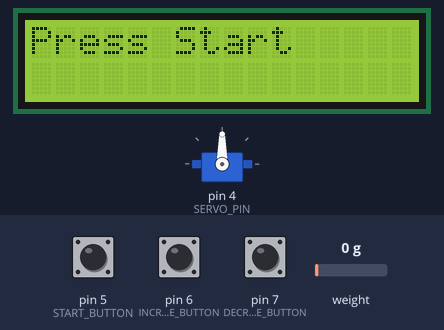
The sketch below on a simulated Arduino Uno, built with avr-gcc and run on an emulated ATmega328P. Parts: servo, 16×2 character LCD. The inputs (shaded band) are chosen by the test bench; at power-on: pin 5 (START_BUTTON) LOW, pin 6 (INCREASE_BUTTON) LOW, pin 7 (DECREASE_BUTTON) LOW, weight on the scale 0 g.

Above: at 2.2 s.
2.3 s: pin 5 (START_BUTTON) pulled HIGH for 0.15 s
At 3.8 s:
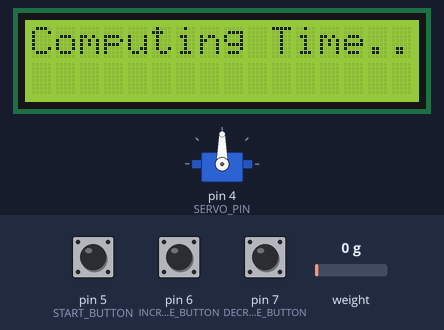
At 4.9 s:
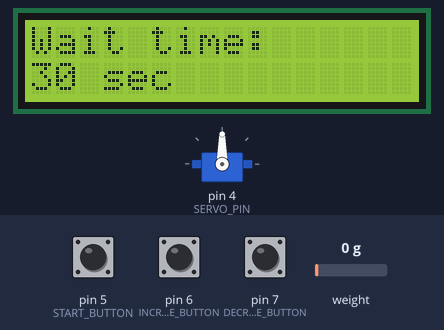
5.4 s: pin 5 (START_BUTTON) pulled HIGH for 1 s
At 6.2 s:
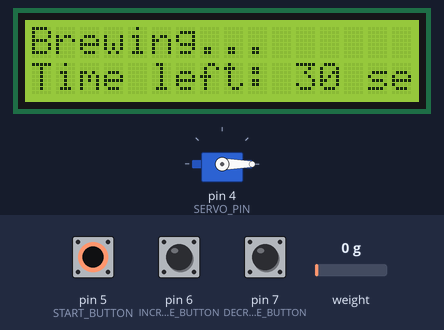
Timing chart, 0 to 8.4 s (numbered marks = the images above; inputs shaded):
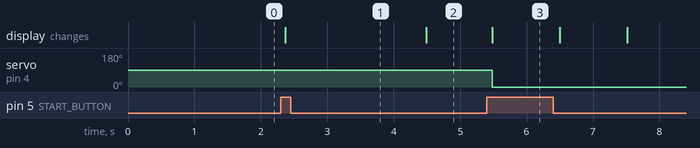

The sketch:

PROIECT.ino
```cpp
#include <Servo.h>
#include <LiquidCrystal_I2C.h>
#include <Wire.h>
#include "HX711.h"

#define SERVO_PIN  4
#define START_BUTTON  5
#define LOADCELL_DOUT_PIN  3
#define LOADCELL_SCK_PIN  2
#define INCREASE_BUTTON 6
#define DECREASE_BUTTON 7

#define STANDARD_TIME_TEA 60
#define EMPTY_CUP 0.643
#define FULL_CUP 1.332

Servo Servo1;
LiquidCrystal_I2C lcd(0x27, 16, 2);
HX711 scale;

const float calibration_factor = 1040300;
int waitTime = STANDARD_TIME_TEA;

int lastStartButtonState = LOW;
int startButtonState = LOW;

int lastIncreaseButtonState = LOW;
int increaseButtonState = LOW;

int lastDecreaseButtonState = LOW;
int decreaseButtonState = LOW;

unsigned long lastDebounceTimeStart = 0;
unsigned long lastDebounceTimeIncrease = 0;
unsigned long lastDebounceTimeDecrease = 0;

const unsigned long debounceDelay = 50;
bool startButtonPressed = false;
bool increaseButtonPressed = false;
bool decreaseButtonPressed = false;

enum State { IDLE, COMPUTE, WAIT_FOR_CONFIRM, BREW, COMPLETE };
State currentState = IDLE;

void setup() {
  Servo1.attach(SERVO_PIN);

  lcd.init();
  lcd.backlight();
  lcd.setCursor(0, 0);
  lcd.print("Press Start");

  pinMode(START_BUTTON, INPUT);
  pinMode(INCREASE_BUTTON, INPUT);
  pinMode(DECREASE_BUTTON, INPUT);

  scale.begin(LOADCELL_DOUT_PIN, LOADCELL_SCK_PIN);
  scale.set_scale(calibration_factor);
  scale.tare();
}

void loop() {
  debounceButtons();

  switch (currentState) {
    case IDLE:
      handleIdleState();
      break;

    case COMPUTE:
      handleComputeState();
      break;

    case WAIT_FOR_CONFIRM:
      handleWaitForConfirmState();
      break;

    case BREW:
      handleBrewState();
      break;

    case COMPLETE:
      handleCompleteState();
      break;
  }
}

void debounceButtons() {
  int readingStart = digitalRead(START_BUTTON);
  if (readingStart != lastStartButtonState) {
    lastDebounceTimeStart = millis();
  }
  if ((millis() - lastDebounceTimeStart) > debounceDelay) {
    if (readingStart != startButtonState) {
      startButtonState = readingStart;
      if (startButtonState == HIGH) {
        startButtonPressed = true;
      }
    }
  }
  lastStartButtonState = readingStart;


  int readingIncrease = digitalRead(INCREASE_BUTTON);
  if (readingIncrease != lastIncreaseButtonState) {
    lastDebounceTimeIncrease = millis();
  }
  if ((millis() - lastDebounceTimeIncrease) > debounceDelay) {
    if (readingIncrease != increaseButtonState) {
      increaseButtonState = readingIncrease;
      if (increaseButtonState == HIGH) {
        increaseButtonPressed = true;
      }
    }
  }
  lastIncreaseButtonState = readingIncrease;


  int readingDecrease = digitalRead(DECREASE_BUTTON);
  if (readingDecrease != lastDecreaseButtonState) {
    lastDebounceTimeDecrease = millis();
  }
  if ((millis() - lastDebounceTimeDecrease) > debounceDelay) {
    if (readingDecrease != decreaseButtonState) {
      decreaseButtonState = readingDecrease;
      if (decreaseButtonState == HIGH) {
        decreaseButtonPressed = true;
      }
    }
  }
  lastDecreaseButtonState = readingDecrease;
}

void handleIdleState() {
  if (startButtonPressed) {
    startButtonPressed = false;
    currentState = COMPUTE;
  }
}

void handleComputeState() {
  lcd.clear();
  lcd.setCursor(0, 0);
  lcd.print("Computing Time...");
  delay(2000);
  float weight = scale.get_units();
  waitTime = computeWaitTime(weight);
  currentState = WAIT_FOR_CONFIRM;
  printWaitTime();
}

void handleWaitForConfirmState() {
  if (startButtonPressed) {
    startButtonPressed = false;
    currentState = BREW;
  }

  if (increaseButtonPressed) {
    increaseButtonPressed = false;
    waitTime = min(waitTime + 10, STANDARD_TIME_TEA * 2);
    printWaitTime();
  }

  if (decreaseButtonPressed) {
    decreaseButtonPressed = false;
    waitTime = max(waitTime - 10, 10);
    printWaitTime();
  }
}

void handleBrewState() {
  lcd.clear();
  lcd.setCursor(0, 0);
  lcd.print("Brewing...");
  Servo1.write(0);

  for (int remainingTime = waitTime; remainingTime > 0; remainingTime--) {
    lcd.setCursor(0, 1);
    lcd.print("Time left: ");
    lcd.print(remainingTime);
    lcd.print(" sec");

    delay(1000);
  }

  Servo1.write(90);

  currentState = COMPLETE;
}


void handleCompleteState() {
  lcd.clear();
  lcd.setCursor(0, 0);
  lcd.print("Enjoy your tea!");
  delay(5000);
  currentState = IDLE;
  lcd.clear();
  lcd.setCursor(0, 0);
  lcd.print("Press Start");
}

int computeWaitTime(float weight) {
  if (weight > (FULL_CUP - EMPTY_CUP) / 2 + EMPTY_CUP ) {
    return STANDARD_TIME_TEA;
  }
  return STANDARD_TIME_TEA / 2;
}

void printWaitTime() {
  lcd.clear();
  lcd.setCursor(0, 0);
  lcd.print("Wait time:");
  lcd.setCursor(0, 1);
  lcd.print(waitTime);
  lcd.print(" sec");
}
```

Measured:
- after the input at 2.3 s, the display: changes after 0.07 s (image 1)
- after the input at 5.4 s, servo on pin 4 (SERVO_PIN): 90° → 0° after 0.08 s; the display: changes after 0.08 s (image 3)
